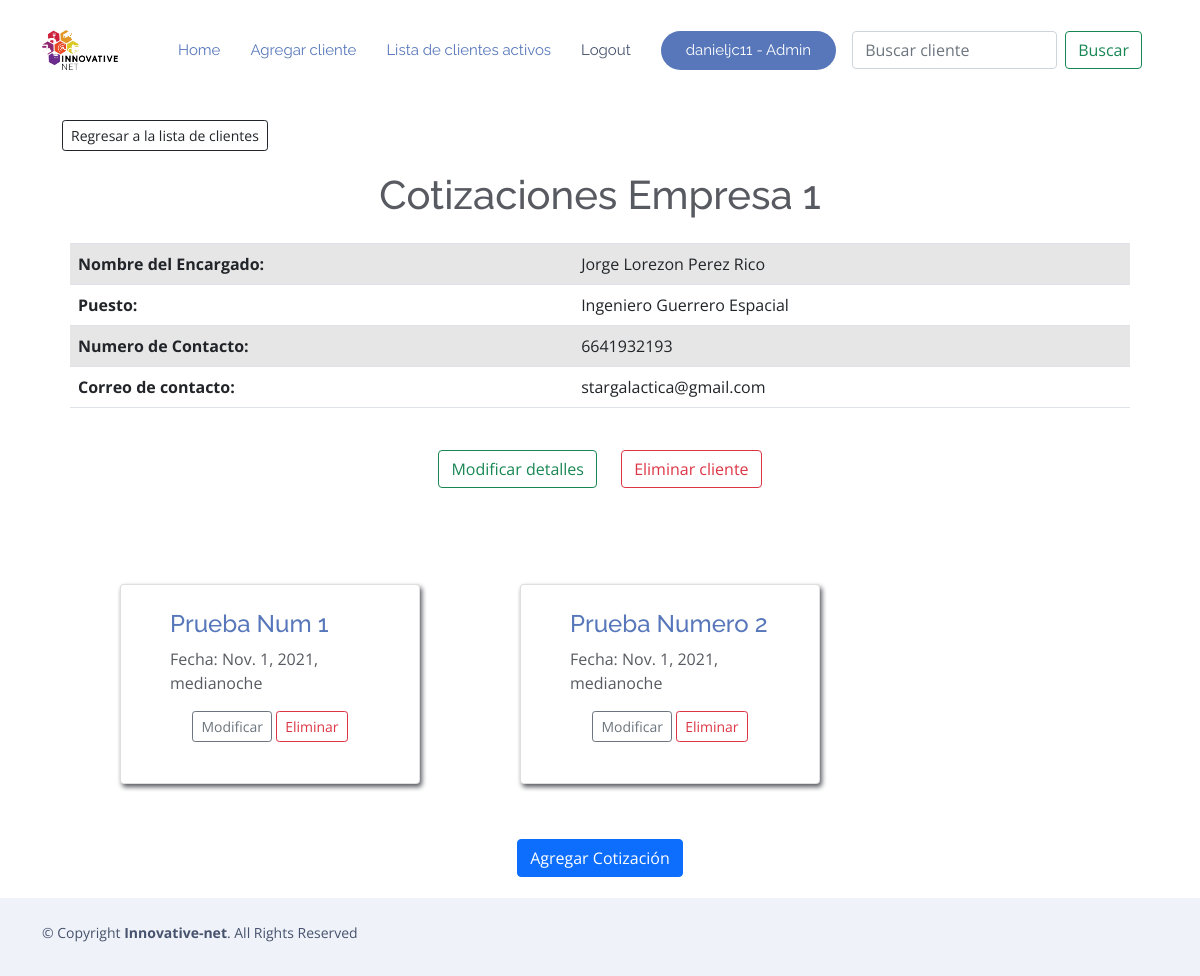
/mostrar_cliente/41/ (signed in), run on an earlier commit of the app's database.
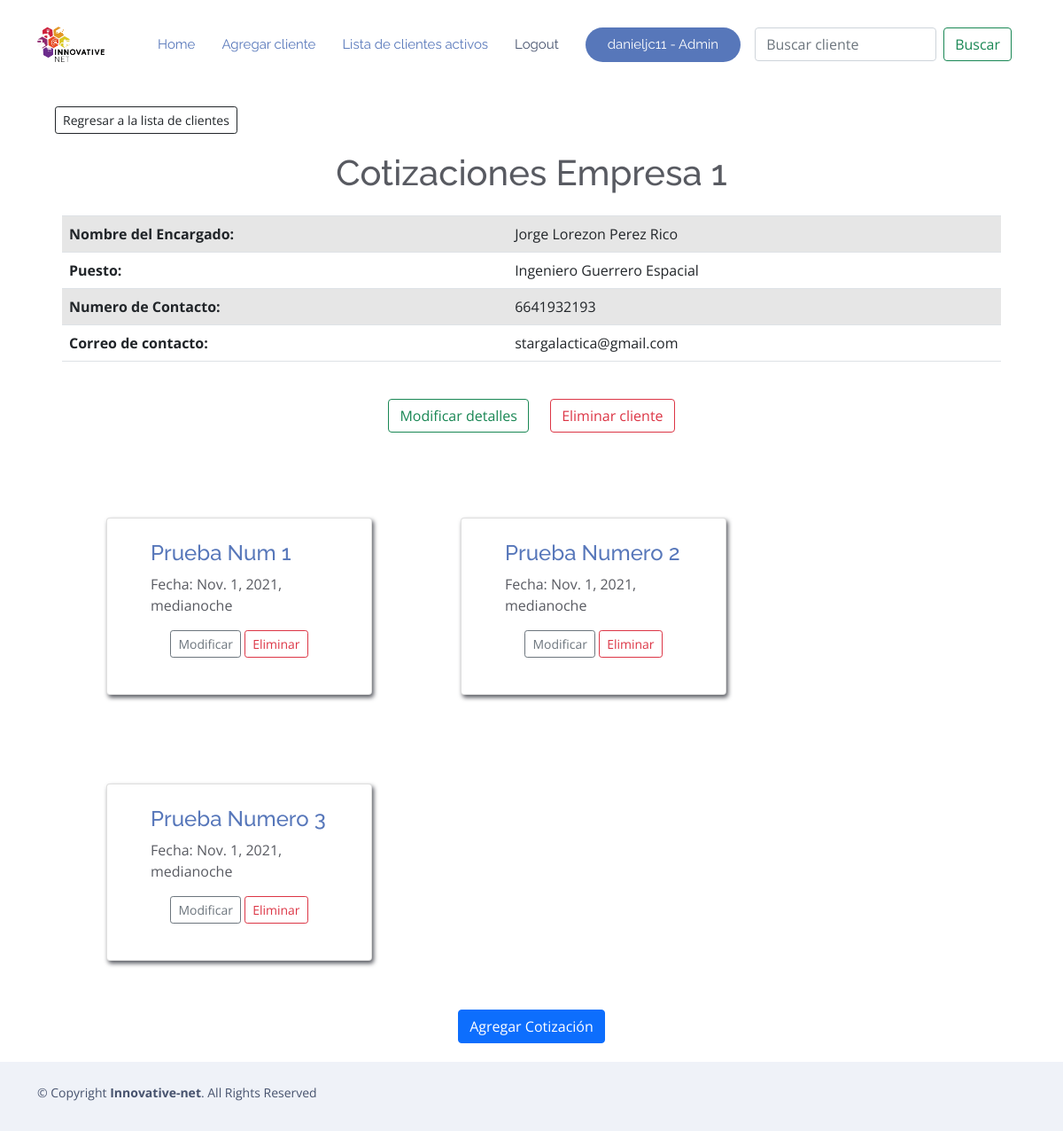
And on a later commit of the database.
### RPA/models.py (models this page shows, shortened)
class Cotizacion(models.Model):
    num_list = [(1,"1"),(2,"2"),(4,"4"),(6,"6")]
    cliente = models.ForeignKey(Cliente, on_delete=models.CASCADE, null=True, blank=True)
    titulo = models.CharField(verbose_name="Nombre Cotizacion", null=True, blank=True,max_length=200)
    lugar_de_mantenimiento = models.CharField('Lugar en que se realizara el mantenimiento',max_length
    =120,blank=True)
    descripcion_cotizacion = models.TextField('Descripcion de la cotizacion',blank=True)
    fecha = models.DateTimeField('Fecha de realizacion de la cotizacion',blank=True,null=True, default=dateutil.utils.today())
    dispositivos = models.ManyToManyField('Dispositivo', blank = True)
    mantenimientos = models.ManyToManyField(Nombre_servicio,through="Mantenimiento")
    mmtos = models.ManyToManyField('Mantenimiento',related_name='mantenimientosCotizacion',blank=True)
    class Meta:
        ordering = ['cliente']

### RPA/views.py (the view)
# urls.py: path('mostrar_cliente/<int:pk>/', Mostrar_Cliente.as_view(), name='mostrar_cliente'),
class Mostrar_Cliente(LoginRequiredMixin, DetailView):
    model = Cliente
    object = "cliente"
    template_name = "cliente/detalle_cliente.html"
    def get_context_data(self, **kwargs):
        ctx = super(Mostrar_Cliente, self).get_context_data(**kwargs)
        cat = kwargs.get("object")
        ctx['cotizaciones'] = Cotizacion.objects.filter(cliente = cat)
        return ctx

### RPA/models.py (called while the page is built)
    def __str__(self):
        return self.nombre

### RPA/templates/cliente/detalle_cliente.html
{% extends "mantenimientos/base.html" %}
{% block body %}
<div class="container">
    <right>
        <a href="{% url 'lista_clientes' %}">
            <button type=button class="btn btn-outline-dark btn-sm" style="margin:20px">Regresar a la lista de clientes</button>
        </a>
    </right>
    <div style="text-align: center;">
        <h1> Cotizaciones {{ cliente }} </h1>
    </div>
    <div class="container p-3">
        <div class="container">
            <table class="table table-striped">
                <tbody>
                    <tr>
                        <th>Nombre del Encargado: </th>
                        <td>{{ cliente.encargado }}</td>
                    </tr>
                    <tr>
                        <th>Puesto: </th>
                        <td>{{ cliente.puesto_encargado }}</td>
                    </tr>
                    <tr>
                        <th> Numero de Contacto: </th>
                        <td>{{ cliente.numero_contacto }}</td>
                    </tr>
                    <tr>
                        <th>Correo de contacto: </th>
                        <td>{{ cliente.correo_contacto }}</td>
                    </tr>
                </tbody>
            </table>
        </div>
        <div class="container p-3">
            <center>
                <a href="{% url 'modificar_cliente' cliente.id %}">
                    <button type="button" class="btn btn-outline-success" style="margin:10px">Modificar detalles</button>
                </a>
                <a href="{% url 'eliminar_cliente' cliente.id %}">
                    <button type="button" class="btn btn-outline-danger" style="margin:10px">Eliminar cliente</button>
                </a>
            </center>
        </div>
        <div class="container">
            <div class="container-fluid" style="margin-top: 20px;">
                <div class="row">
                    {% for cotizacion in cotizaciones %}
                    <div class="col-*-* card"
                        style="width: 300px; height: 200px; padding: 25px; margin: 50px; box-shadow: 2px 3px 5px;">
                        <div class="container-fluid" style="margin-bottom: 15px;">
                            <h4>
                                <a href="{% url 'detalle_cotizacion' cotizacion.cliente.id cotizacion.id %}">
                                    {{ cotizacion.titulo }}
                                </a>
                            </h4>
                            <p>Fecha: {{ cotizacion.fecha }}</p>
                            <div>
                                <center>
                                    <a href="{% url 'modificar_cotizacion' cotizacion.id %}">
                                        <button type="button" class="btn btn-outline-secondary btn-sm">Modificar</button>
                                    </a>
                                    <a href="{% url 'eliminar_cotizacion' cotizacion.cliente.id cotizacion.id%}">
                                        <button type="button" class="btn btn-outline-danger btn-sm">Eliminar</button>
                                    </a>
                                </center>
                            </div>
                        </div>
                    </div>
                    {% empty %}
                    <div class="container-fluid" style="text-align: center; margin-top: 30px; margin-bottom: 20px;">
                        <h2> No hay ninguna cotizacion </h2>
                    </div>
                    {% endfor %}
                </div>
                <div>
                    <center>
                        <a href="{% url 'agregar_cotizacion' cliente.id %}">
                            <button type=button class="btn btn-primary" style="margin:5px">Agregar Cotización</button>
                        </a>
                    </center>
                </div>
            </div>
        </div>
    </div>
</div>
{% endblock %}

What changed in the data, as far as the page shows it:
added Cotizacion: titulo "Prueba Numero 3", fecha "Nov. 1, 2021, medianoche"
